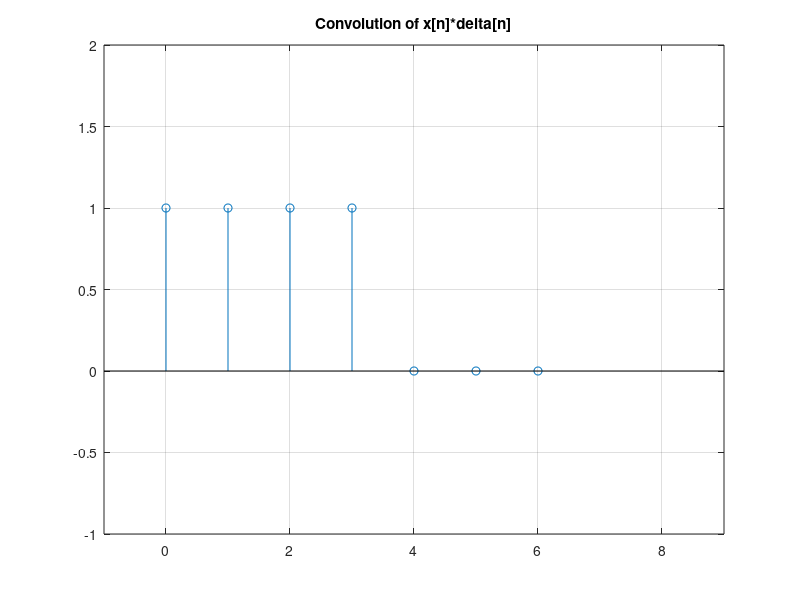

The MATLAB script that drew this image:
%The following code simulates the convolution between function x
%and a delta function. 

n = 0:3;                             %Create vector from zero to three
lengthn = length(n);                 %Obtain length from vector n
delta = [1 zeros(1, lengthn-1)];     %Simulate delta[n]
x = ones(1,4);                       %Make x a vector of four values of 1
lengthx = length(x);                 %Obtain length from vector x
z = conv(x,delta);                   %Convolve both x and delta signals

%N is the number of values that the convolution result will have
%N is equal to the sum of the length of both vectors minus one 

N = lengthn + lengthx;
M = 0:N-2;            %Create vector to be the x axis that z will be plotted against.
                      %The 2 is subtracted from N to get the same vector dimensions as z


stem(M, z);                         %Plot z
title({'Convolution of x[n]*delta[n]'}); %Define title
xlim([-1 9]);                       %Limit of x axis 
ylim([-1 2]);                       %Limit of y axis
grid on;                            %Add a grid to the graph 

%The results agree with the theoretical expectation, since any signal x[n] convolved with a
%delta function is expected to result in the same signal x[n]
